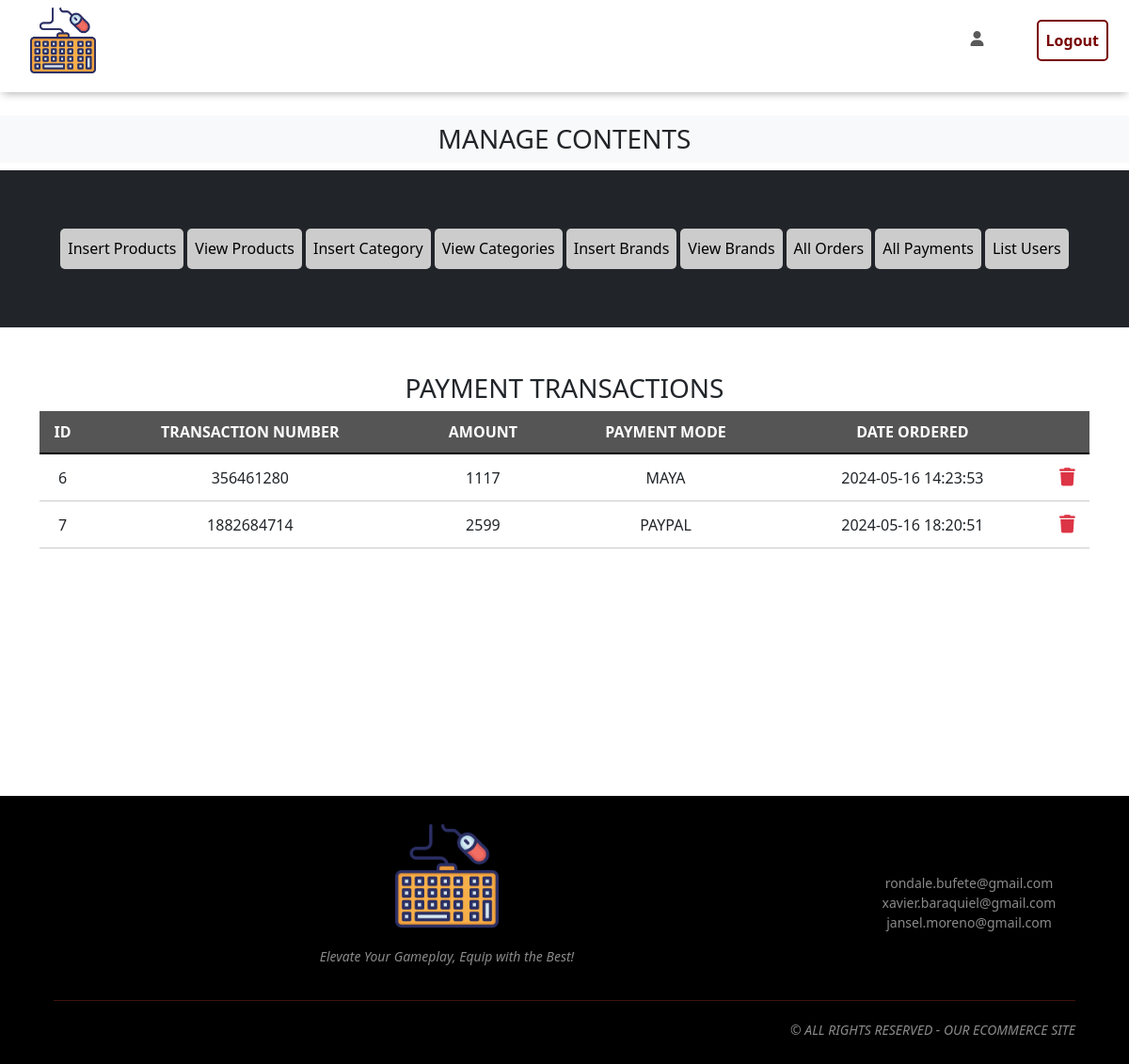
The app's page /admin/index.php?list_payments with its own data.
### tables this page shows
CREATE TABLE `payments` (
  `payment_id` int(11) NOT NULL,
  `order_id` int(11) NOT NULL,
  `invoice_num` int(11) NOT NULL,
  `amount` int(11) NOT NULL,
  `payment_mode` varchar(255) NOT NULL,
  `date` timestamp NOT NULL DEFAULT current_timestamp() ON UPDATE current_timestamp()
);

### admin/list_payments.php (the view, shortened to what this page needs)
<!DOCTYPE html>
<html lang="en">
<head>
</head>
<body>
    <h3 class="text-center">PAYMENT TRANSACTIONS</h3>
    <table>
        <thead class="text-center">
            <?php
                $get_payments = "SELECT * from `payments`";
                $run_query = mysqli_query($conn, $get_payments);
                $fetch_rows = mysqli_num_rows($run_query);
                if($fetch_rows==0) {
                    echo "<h2 class='text-center'>NO TRANSACTIONS YET</h2>";
                }
                else {
                    echo "
                    <tr>
                        <th>ID</th>
                        <th>TRANSACTION NUMBER</th>
                        <th>AMOUNT</th>
                        <th>PAYMENT MODE</th>
                        <th>DATE ORDERED</th>
                        <th></th>
                    </tr>
                </thead>
                <tbody class='text-center'>
                ";
                    while($row_exist = mysqli_fetch_array($run_query)) {
                        $payment_id  = $row_exist['payment_id'];
                        $invoice_num = $row_exist['invoice_num'];
                        $amount = $row_exist['amount'];
                        $payment_mode = $row_exist['payment_mode'];
                        $date = $row_exist['date'];
                        echo "
                        <tr>
                            <td>$payment_id</td>
                            <td>$invoice_num</td>
                            <td>$amount</td>
                            <td>$payment_mode</td>
                            <td>$date</td>"; ?>
                            <td><a href='index.php?delete_transaction=<?php echo $payment_id ?>' class='text-danger icon-size' data-toggle="modal" data-target="#exampleModalCenter"><i class='fa-solid fa-trash'></i></a></td>
                        </tr>
      <?php
                    }
                }
            ?>
        </tbody>
    </table>
</body>
</html>

### records on screen
payments: payment_id "6", invoice_num "356461280", amount "1117", payment_mode "MAYA", date "2024-05-16 14:23:53"
payments: payment_id "7", invoice_num "1882684714", amount "2599", payment_mode "PAYPAL", date "2024-05-16 18:20:51"
